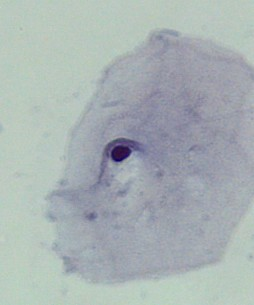
%> input picture NILM/1.jpg, 254 x 305 px
$ octave --eval "bps(imread('../../NILM/1.jpg'));"   (GNU Octave 9; MATLAB toolbox functions it lacks are replaced by stand-ins)
%> lines starting %> are read from the running program, lines starting %| are printed output that depends on the picture; in (x1, y1, x2, y2) boxes, pixels count from 0 and x2, y2 are one past the last pixel; in counts of white or black regions, pixels touching at a corner belong together; the program's own positions count from 1
function bps(F)


%F=imread('C:\Users\IASST1\Documents\MATLAB\Image_Database\Organized\Pap smear image Database\CIN I\CIN I 1 (3).jpg');   %read image
F = rgb2gray(F);
G1=bitget(F,1); % get bitplane 1
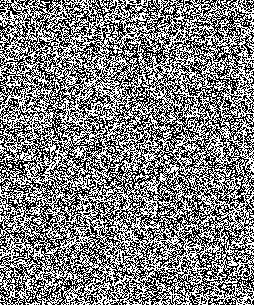
%> G1: size 305x254 logical; 50.1% white; black in thin lines or dots
G2=bitget(F,2); % get bitplane 2
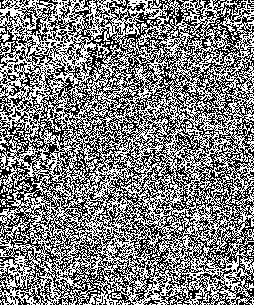
%> G2: size 305x254 logical; 50.3% white; black in thin lines or dots
G3=bitget(F,3); % get bitplane 3
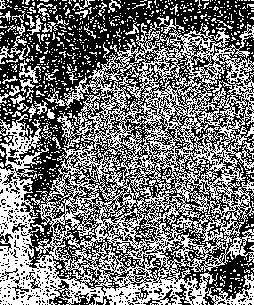
%> G3: size 305x254 logical; 46.1% white in thin lines or dots
G4=bitget(F,4); % get bitplane 4
%> G4: size 305x254 logical; 33.9% white in thin lines or dots
G5=bitget(F,5); % get bitplane 5
%> G5: size 305x254 logical; 27% white; 804 white regions (765 under 20 px), largest, box (x1, y1, x2, y2) and area: (38, 16, 254, 288) 16944, (28, 100, 48, 116) 139, (212, 56, 237, 65) 103
G6=bitget(F,6); % get bitplane 6
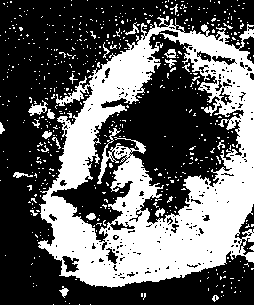
%> G6: size 305x254 logical; 38.2% white; 578 white regions (555 under 20 px), largest, box (x1, y1, x2, y2) and area: (38, 16, 254, 288) 26923, (28, 100, 48, 116) 139, (164, 49, 176, 58) 64
G7=bitget(F,7); % get bitplane 7
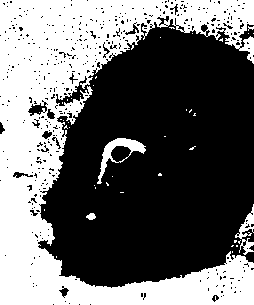
%> G7: size 305x254 logical; 41.5% white; 41 white regions (37 under 20 px), largest, box (x1, y1, x2, y2) and area: (0, 0, 254, 305) 31079, (97, 138, 146, 184) 571, (235, 204, 254, 255) 345, (86, 213, 96, 220) 49
G8=bitget(F,8); % get bitplane 8
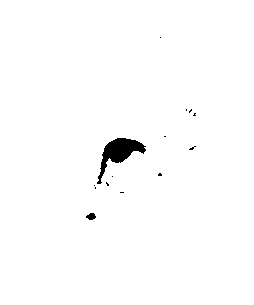
%> G8: size 305x254 logical; 98.8% white; 14 black regions (12 under 20 px), largest, box (x1, y1, x2, y2) and area: (97, 138, 146, 184) 798, (86, 213, 96, 220) 49


% [9 lines of commented-out code are left out]

I = logical(G8);
I1 = imcomplement(I);
%figure,imshow(I);
se=strel('square',3);
%fo=imopen(M,se);
erode = imerode(I1,se);
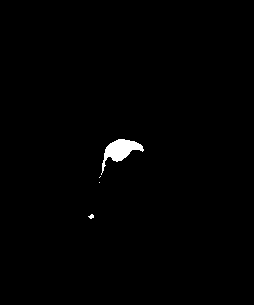
%> erode: size 305x254 logical; 0.78% white; 4 white regions (3 under 20 px), largest, box (x1, y1, x2, y2) and area: (101, 139, 144, 175) 583
dilate = imdilate(erode, se);
%> dilate: size 305x254 logical; 1.1% white; 3 white regions (1 under 20 px), largest, box (x1, y1, x2, y2) and area: (98, 138, 145, 179) 773, (87, 213, 95, 220) 45
final = bwareaopen(dilate,2000,8);
%> final: size 305x254 logical; every value is 0
final = imfill(final,'holes');
figure,imshow(final),title('Final cytoplasm Segmentation');

B = imresize(final,0.5);
%> B: size 153x127 logical; every value is 0
%figure,imshow(B);
imwrite(B,'resize.jpg');
remove_debris();
%> (this line was passed over: remove_debris is not available in this run)

return

$ run again, on NILM/2.jpg
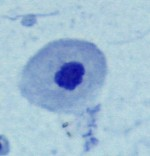
%> input picture NILM/2.jpg, 150 x 156 px
%> in bps, `G1=bitget(F,1);`:
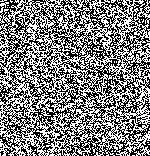
%> G1: size 156x150 logical; 50.1% white; black in thin lines or dots
%> G2: size 156x150 logical; 50.2% white; black in thin lines or dots
%> G3: size 156x150 logical; 49.3% white in thin lines or dots
%> G4: size 156x150 logical; 55.6% white; black in thin lines or dots
%> G5: size 156x150 logical; 22.9% white; 172 white regions (153 under 20 px), largest, box (x1, y1, x2, y2) and area: (16, 37, 110, 156) 3812, (8, 9, 60, 28) 277, (111, 126, 134, 137) 93
%> G6: size 156x150 logical; 18.7% white; 100 white regions (81 under 20 px), largest, box (x1, y1, x2, y2) and area: (16, 37, 110, 156) 2314, (45, 62, 85, 91) 586, (0, 9, 60, 28) 330
%> G7: size 156x150 logical; 66.6% white; 72 black regions (55 under 20 px), largest, box (x1, y1, x2, y2) and area: (16, 37, 110, 156) 5869, (57, 64, 84, 89) 473, (0, 9, 60, 28) 459
%> G8: size 156x150 logical; 96.7% white; 11 black regions (9 under 20 px), largest, box (x1, y1, x2, y2) and area: (54, 61, 85, 91) 691, (0, 143, 3, 153) 24
%> in bps, `erode = imerode(I1,se);`:
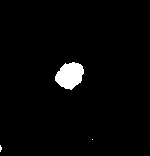
%> erode: size 156x150 logical; 2.5% white; 3 white regions (2 under 20 px), largest, box (x1, y1, x2, y2) and area: (55, 62, 84, 90) 571
%> dilate: size 156x150 logical; 3.1% white; 3 white regions (1 under 20 px), largest, box (x1, y1, x2, y2) and area: (54, 61, 85, 91) 691, (0, 144, 3, 153) 23
%> final: size 156x150 logical; every value is 0
%> B: size 78x75 logical; every value is 0

$ run again, on NILM/3.jpg
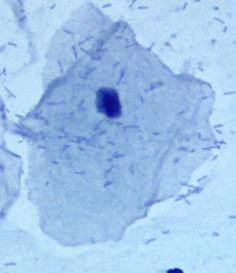
%> input picture NILM/3.jpg, 236 x 273 px
%> in bps, `G1=bitget(F,1);`:
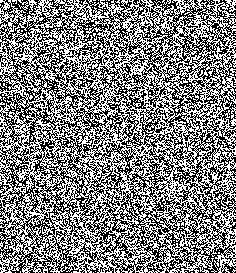
%> G1: size 273x236 logical; 50.2% white; black in thin lines or dots
%> G2: size 273x236 logical; 50.3% white; black in thin lines or dots
%> G3: size 273x236 logical; 49.3% white in thin lines or dots
%> G4: size 273x236 logical; 47.5% white in thin lines or dots
%> G5: size 273x236 logical; 63.8% white; 514 black regions (445 under 20 px), largest, box (x1, y1, x2, y2) and area: (0, 0, 211, 218) 14006, (159, 116, 227, 206) 1430, (0, 0, 57, 79) 994
%> G6: size 273x236 logical; 41.9% white; 196 white regions (166 under 20 px), largest, box (x1, y1, x2, y2) and area: (0, 2, 226, 247) 24339, (0, 157, 24, 220) 603, (8, 0, 35, 51) 384
%> G7: size 273x236 logical; 51.2% white; 76 black regions (41 under 20 px), largest, box (x1, y1, x2, y2) and area: (0, 2, 226, 247) 28478, (0, 157, 24, 220) 655, (8, 0, 35, 51) 434
%> G8: size 273x236 logical; 98.7% white; 31 black regions (29 under 20 px), largest, box (x1, y1, x2, y2) and area: (95, 87, 122, 121) 672, (167, 268, 183, 273) 62
%> in bps, `erode = imerode(I1,se);`:
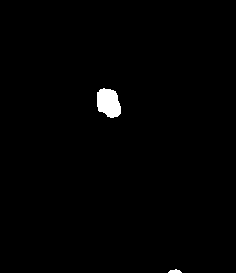
%> erode: size 273x236 logical; 0.92% white; 2 white regions, box (x1, y1, x2, y2) and area: (97, 88, 121, 118) 556, (168, 269, 182, 273) 38
%> dilate: size 273x236 logical; 1.1% white; 2 white regions, box (x1, y1, x2, y2) and area: (96, 87, 122, 119) 668, (167, 268, 183, 273) 62
%> final: size 273x236 logical; every value is 0
%> B: size 137x118 logical; every value is 0

$ run again, on NILM/4.jpg
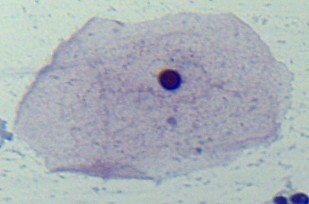
%> input picture NILM/4.jpg, 309 x 204 px
%> G1: size 204x309 logical; 49.9% white in thin lines or dots
%> G2: size 204x309 logical; 50% white in thin lines or dots
%> G3: size 204x309 logical; 50% white; black in thin lines or dots
%> G4: size 204x309 logical; 48.3% white in thin lines or dots
%> G5: size 204x309 logical; 44.8% white; 540 white regions (483 under 20 px), largest, box (x1, y1, x2, y2) and area: (51, 24, 309, 204) 13492, (0, 0, 258, 89) 7307, (0, 69, 90, 175) 3101
%> G6: size 204x309 logical; 53.4% white; 344 black regions (295 under 20 px), largest, box (x1, y1, x2, y2) and area: (0, 0, 309, 204) 16236, (51, 47, 281, 190) 8455, (281, 108, 309, 147) 528
%> G7: size 204x309 logical; 29.8% white; 158 white regions (130 under 20 px), largest, box (x1, y1, x2, y2) and area: (0, 0, 309, 204) 16080, (281, 108, 309, 147) 528, (224, 186, 263, 203) 203
%> G8: size 204x309 logical; 98.4% white; 25 black regions (20 under 20 px), largest, box (x1, y1, x2, y2) and area: (157, 69, 186, 93) 477, (273, 193, 309, 204) 303, (167, 117, 176, 125) 51, (102, 168, 110, 178) 41, (196, 148, 202, 153) 23
%> in bps, `erode = imerode(I1,se);`:
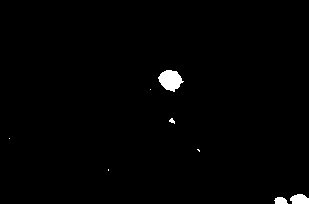
%> erode: size 204x309 logical; 1% white; 8 white regions (4 under 20 px), largest, box (x1, y1, x2, y2) and area: (158, 70, 184, 92) 372, (290, 194, 309, 204) 155, (274, 197, 288, 204) 77, (169, 118, 175, 124) 21
%> dilate: size 204x309 logical; 1.4% white; 7 white regions (3 under 20 px), largest, box (x1, y1, x2, y2) and area: (157, 69, 185, 93) 472, (273, 193, 309, 204) 299, (168, 117, 176, 125) 49, (196, 148, 201, 153) 21
%> final: size 204x309 logical; every value is 0
%> B: size 102x155 logical; every value is 0
